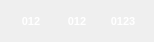
     <widget class="QWidget" name="horizontalLayoutWidget_2">
      <property name="geometry">
       <rect>
        <x>520</x>
        <y>560</y>
        <width>151</width>
        <height>31</height>
       </rect>
      </property>
      <layout class="QHBoxLayout" name="gunsDamageLayout">
       <item>
        <widget class="QTextEdit" name="gun_damage_0">
         <property name="minimumSize">
          <size>
           <width>40</width>
           <height>20</height>
          </size>
         </property>
         <property name="maximumSize">
          <size>
           <width>40</width>
           <height>20</height>
          </size>
         </property>
         <property name="styleSheet">
          <string notr="true">background-color: rgba(0, 0, 0, 0);
border-style: none;
color: white;
font: bold;</string>
         </property>
         <property name="verticalScrollBarPolicy">
          <enum>Qt::ScrollBarAlwaysOff</enum>
         </property>
         <property name="horizontalScrollBarPolicy">
          <enum>Qt::ScrollBarAlwaysOff</enum>
         </property>
         <property name="html">
          <string>&lt;!DOCTYPE HTML PUBLIC &quot;-//W3C//DTD HTML 4.0//EN&quot; &quot;http://www.w3.org/TR/REC-html40/strict.dtd&quot;&gt;
&lt;html&gt;&lt;head&gt;&lt;meta name=&quot;qrichtext&quot; content=&quot;1&quot; /&gt;&lt;style type=&quot;text/css&quot;&gt;
p, li { white-space: pre-wrap; }
&lt;/style&gt;&lt;/head&gt;&lt;body style=&quot; font-family:'MS Shell Dlg 2'; font-size:8.25pt; font-weight:600; font-style:normal;&quot;&gt;
&lt;p align=&quot;center&quot; style=&quot; margin-top:0px; margin-bottom:0px; margin-left:0px; margin-right:0px; -qt-block-indent:0; text-indent:0px;&quot;&gt;012&lt;/p&gt;&lt;/body&gt;&lt;/html&gt;</string>
         </property>
         <property name="textInteractionFlags">
          <set>Qt::NoTextInteraction</set>
         </property>
        </widget>
       </item>
       <item>
        <widget class="QTextEdit" name="gun_damage_1">
         <property name="minimumSize">
          <size>
           <width>40</width>
           <height>20</height>
          </size>
         </property>
         <property name="maximumSize">
          <size>
           <width>40</width>
           <height>20</height>
          </size>
         </property>
         <property name="styleSheet">
          <string notr="true">background-color: rgba(0, 0, 0, 0);
border-style: none;
color: white;
font: bold;</string>
         </property>
         <property name="verticalScrollBarPolicy">
          <enum>Qt::ScrollBarAlwaysOff</enum>
         </property>
         <property name="horizontalScrollBarPolicy">
          <enum>Qt::ScrollBarAlwaysOff</enum>
         </property>
         <property name="html">
          <string>&lt;!DOCTYPE HTML PUBLIC &quot;-//W3C//DTD HTML 4.0//EN&quot; &quot;http://www.w3.org/TR/REC-html40/strict.dtd&quot;&gt;
&lt;html&gt;&lt;head&gt;&lt;meta name=&quot;qrichtext&quot; content=&quot;1&quot; /&gt;&lt;style type=&quot;text/css&quot;&gt;
p, li { white-space: pre-wrap; }
&lt;/style&gt;&lt;/head&gt;&lt;body style=&quot; font-family:'MS Shell Dlg 2'; font-size:8.25pt; font-weight:600; font-style:normal;&quot;&gt;
&lt;p align=&quot;center&quot; style=&quot; margin-top:0px; margin-bottom:0px; margin-left:0px; margin-right:0px; -qt-block-indent:0; text-indent:0px;&quot;&gt;012&lt;/p&gt;&lt;/body&gt;&lt;/html&gt;</string>
         </property>
         <property name="textInteractionFlags">
          <set>Qt::NoTextInteraction</set>
         </property>
        </widget>
       </item>
       <item>
        <widget class="QTextEdit" name="gun_damage_2">
         <property name="minimumSize">
          <size>
           <width>40</width>
           <height>20</height>
          </size>
         </property>
         <property name="maximumSize">
          <size>
           <width>40</width>
           <height>20</height>
          </size>
         </property>
         <property name="styleSheet">
          <string notr="true">background-color: rgba(0, 0, 0, 0);
border-style: none;
color: white;
font: bold;</string>
         </property>
         <property name="verticalScrollBarPolicy">
          <enum>Qt::ScrollBarAlwaysOff</enum>
         </property>
         <property name="horizontalScrollBarPolicy">
          <enum>Qt::ScrollBarAlwaysOff</enum>
         </property>
         <property name="html">
          <string>&lt;!DOCTYPE HTML PUBLIC &quot;-//W3C//DTD HTML 4.0//EN&quot; &quot;http://www.w3.org/TR/REC-html40/strict.dtd&quot;&gt;
&lt;html&gt;&lt;head&gt;&lt;meta name=&quot;qrichtext&quot; content=&quot;1&quot; /&gt;&lt;style type=&quot;text/css&quot;&gt;
p, li { white-space: pre-wrap; }
&lt;/style&gt;&lt;/head&gt;&lt;body style=&quot; font-family:'MS Shell Dlg 2'; font-size:8.25pt; font-weight:600; font-style:normal;&quot;&gt;
&lt;p align=&quot;center&quot; style=&quot; margin-top:0px; margin-bottom:0px; margin-left:0px; margin-right:0px; -qt-block-indent:0; text-indent:0px;&quot;&gt;0123&lt;/p&gt;&lt;/body&gt;&lt;/html&gt;</string>
         </property>
         <property name="textInteractionFlags">
          <set>Qt::NoTextInteraction</set>
         </property>
        </widget>
       </item>
      </layout>
     </widget>
